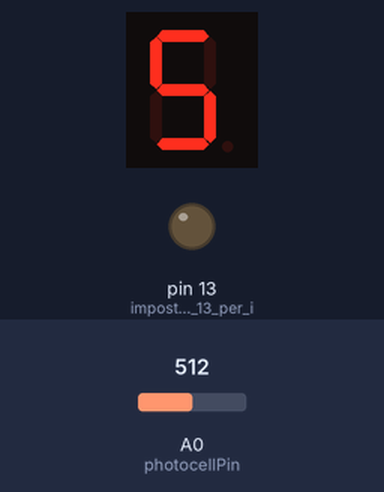
A sketch run on a simulated Arduino Uno, built with avr-gcc and run on an emulated ATmega328P. Shown: 1-digit seven-segment display, output pins drawn as LEDs (lit = HIGH). Wiring (inferred from the names in the program): 1-digit 7-segment display, segments lit when HIGH: segments pin 6, pin 7, pin 8, pin 9, pin 10, pin 11, pin 12. Inputs (shaded band) come from the test bench; at power-on: A0 (photocellPin) = 512. The segment pins are drawn as the display they are named for; pins used as bus, display or sensor lines are not drawn.

Above: at 1.2 s.
1.3 s: A0 (photocellPin) set to 554
2.8 s: A0 (photocellPin) set to 578
At 4.0 s:
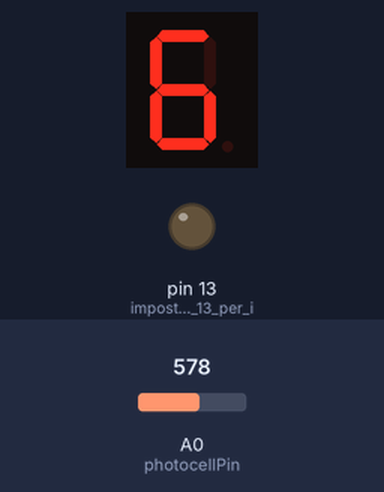
4.3 s: A0 (photocellPin) set to 716
At 5.3 s:
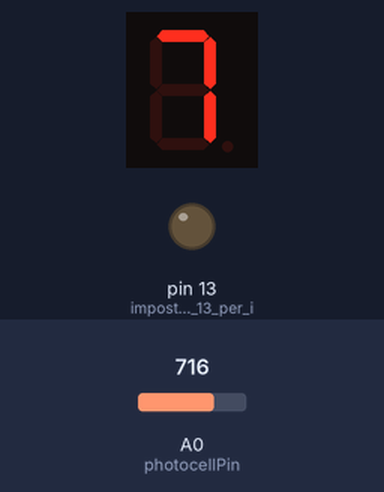
5.8 s: A0 (photocellPin) set to 784
7.3 s: A0 (photocellPin) set to 803
At 7.6 s:
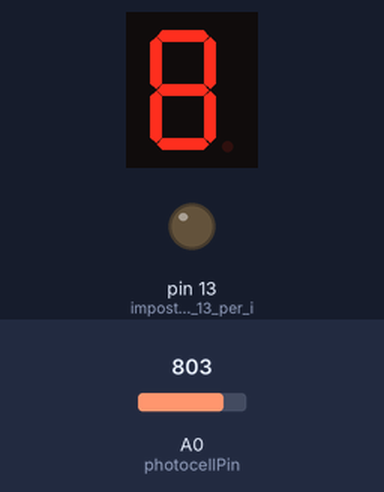
8.8 s: A0 (photocellPin) set to 511
At 10.0 s:
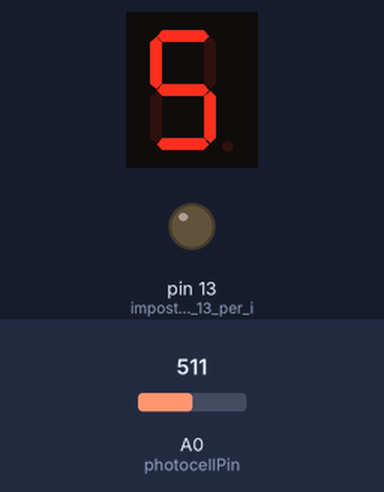
Timing chart, 0 to 11.3 s (numbered marks = the images above; inputs shaded):
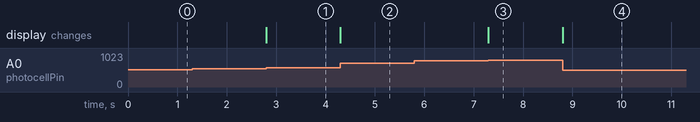

The sketch:

Interfaccia_sensore_display_7_segmenti.ino
```cpp
/*
Interfaccia display 7 segmenti con
sensore collegato alla porta A0.
Pier Calderan - Luglio 2013
*/

int photocellPin = 0;     // porta analogica 0 del fotoresistore
int photocellReading;   // variabile di lettura del fotoresistore

byte SegDigit[10][7] = {
{ 0,1,1,0,0,0,0 },  // segmenti accesi per il numero 1
{ 1,1,0,1,1,0,1 },  // segmenti accesi per il numero 2
{ 1,1,1,1,0,0,1 },  // segmenti accesi per il numero 3
{ 0,1,1,0,0,1,1 },  // segmenti accesi per il numero 4
{ 1,0,1,1,0,1,1 },  // segmenti accesi per il numero 5
{ 1,0,1,1,1,1,1 },  // segmenti accesi per il numero 6
{ 1,1,1,0,0,0,0 },  // segmenti accesi per il numero 7
{ 1,1,1,1,1,1,1 },  // segmenti accesi per il numero 8
{ 1,1,1,1,0,1,1 },  // segmenti accesi per il numero 9
{ 1,1,1,1,1,1,0 }   // segmenti accesi per il numero 0
};


void setup() {
pinMode(6, OUTPUT); // imposta la porta 6 per il segmento A
pinMode(7, OUTPUT); // imposta la porta 7 per il segmento B
pinMode(8, OUTPUT); // imposta la porta 8 per il segmento C
pinMode(9, OUTPUT); // imposta la porta 9 per il segmento D
pinMode(10, OUTPUT); // imposta la porta 10 per il segmento E
pinMode(11, OUTPUT); // imposta la porta 11 per il segmento F
pinMode(12, OUTPUT); // imposta la porta 12 per il segmento G
pinMode(13, OUTPUT); // imposta la porta 13 per il punto (DP)
}

void loop() {
    photocellReading = analogRead(photocellPin);
  int StepReading = map(photocellReading, 0, 1023, 0, 9);

  SegWrite(StepReading);

}

// funzione per scrivere i numeri da 0 a 9
void SegWrite(byte digit) {
  byte pin = 6; 			// porta digitale di partenza
  for (byte SegCount = 0; SegCount < 7; ++SegCount)
{
   digitalWrite(pin, SegDigit[digit][SegCount]);
   ++pin;
  }
}
```

Measured:
- after the input at 1.3 s, every drawn part: stays the same
- after the input at 2.8 s, the display: changes at once (image 1)
- after the input at 4.3 s, the display: changes at once (image 2)
- after the input at 5.8 s, every drawn part: stays the same
- after the input at 7.3 s, the display: changes at once (image 3)
- after the input at 8.8 s, the display: changes at once (image 4)
